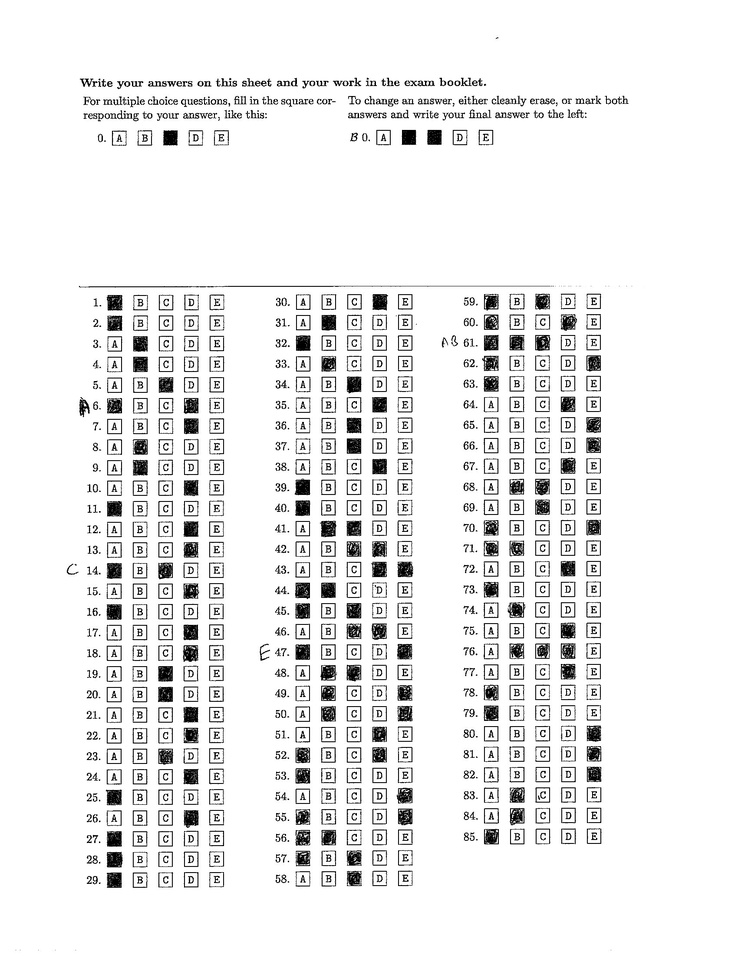
#> input picture Project1/test-images/b-13.jpg, 738 x 956 px, shrunk from 1700 x 2200 before the run
$ python kernel_exp.py
#> lines starting #> are read from the running program, lines starting #| are printed output that depends on the picture
import copy
import math
import sys
from PIL import Image
from matplotlib import pyplot as plt
import numpy as np

option_box_height = 35
option_box_width = 33
inter_option_box_width = 60
inter_option_box_height = 48
question_error_threshold_width_avg = 3
question_error_threshold_pt = 2
selection_threshold = -170000
custom_text_width = 60
custom_ans_act_limit = 514000
custom_text_dist_option = 120
option_idx = {l:i for i, l in enumerate("ABCDE")}

def get_gauss_dist(x_val, sigma):
    return math.exp(-((x_val / sigma) ** 2) / 2) / sigma

# [15 lines left out: functions detail_kernel, sharpen_kernel, not called in this run]

def get_option_kernel():
    ker = np.zeros((option_box_height,option_box_width))
    ker[:2,:] = -1
    ker[:,:2] = -1
    ker[:,-2:] = -1
    ker[-2:,:] = -1
    return ker

# [11 lines left out: function create_gaussian_kernel, not called in this run]

def apply_kernel_all_channels(img_arr, kernel, channel_first = True):
    if len(img_arr.shape) == 2:
        return apply_kernel(img_arr,  kernel)
    channel_dim = 0 if channel_first else -1
    result = None #np.expand_dims(np.zeros((img_arr.shape[0 + channel_first]+1-kernel.shape[0] , img_arr.shape[1+channel_first]+1-kernel.shape[1])), axis = channel_dim)
    for i in range(img_arr.shape[0] if channel_first else img_arr.shape[-1]):
        channel_arr = img_arr[i] if channel_first else img_arr[...,i]
        if i != 0:
            result = np.concatenate((result, np.expand_dims(apply_kernel(channel_arr, kernel), axis=channel_dim)), axis = channel_dim)
        else:
            result = np.expand_dims(apply_kernel(channel_arr, kernel), axis = channel_dim)
    return result

def apply_kernel(img_arr, kernel):
    result = np.zeros((img_arr.shape[0]+1-kernel.shape[0], img_arr.shape[1]+1-kernel.shape[1]))
    for i in range(img_arr.shape[0] + 1 - kernel.shape[0]):
        for j in range(img_arr.shape[1] + 1 - kernel.shape[1]):
            result[i,j] = np.sum(img_arr[i:i+kernel.shape[0], j:j+kernel.shape[1]] * kernel)
    return result

def get_x_y_from_flatten_arr(idxes, shap):
    x_vals = (idxes / shap[1]).astype(int)
    y_vals = idxes - x_vals * shap[1]
    return x_vals, y_vals

def check_proximity(val_dict, x, y, val_range, exlusive_search = True):
    for i in range(x-val_range, x+val_range+1):
        for j in range(y-val_range, y+val_range+1):
            if exlusive_search and i == x and j == y:
                continue
            if i in val_dict and j in val_dict[i]:
                return True
    return False

def get_value_dict(x_vals, y_vals):
    val_dict = {}
    for x, y in zip(x_vals, y_vals):
        if x not in val_dict:
            val_dict[x] = {}
        if y not in val_dict[x]:
            val_dict[x][y] = 1
    return val_dict

def get_all_points_horizontal(x, val_dict):
    all_points = []
    for x in range(x, x + 10):
        if x in val_dict:
            for y in val_dict[x]:
                all_points.append((x, y))
    return all_points

def is_point_a_question(x, y, all_points):
    total_pt_fount = 0
    total_width_error = 0
    y_width = inter_option_box_width
    option_points = [(x,y, True)]

    pre_pt = y + y_width
    for i in range(4):
        # Find a point, if not found, create an imaginary point.
        pt_found = False
        for point in all_points:
            if point[1] >= (pre_pt - 4) and point[1] <= (pre_pt + 4):
                total_width_error += abs(point[1] - pre_pt)
                pre_pt = point[1] + y_width
                total_pt_fount += 1
                pt_found = True
                option_points.append((point[0], point[1], True))
                break
        if not pt_found:
            option_points.append((x, pre_pt, False))
            pre_pt += y_width
    return ((total_pt_fount >= question_error_threshold_pt) and ((total_width_error/total_pt_fount) <= question_error_threshold_width_avg)), \
            option_points

#Returns top line and error
# [18 lines left out: function get_top_line, not called in this run]


def get_top_not_in_proximity(x_vals, y_vals, k, proximity = 10):
    val_dict = get_value_dict(x_vals, y_vals)

    removed_x, removed_y = [], []
    filter_x, filter_y = [], []
    for x,y in zip(x_vals, y_vals):
        if check_proximity(val_dict, x,y,proximity):
            removed_x.append(x)
            removed_y.append(y)
            del val_dict[x][y]
            continue
        filter_x.append(x)
        filter_y.append(y)

        if len(filter_y) == k:
            break
    return np.array(filter_x), np.array(filter_y), np.array(removed_x), np.array(removed_y)

# [7 lines left out: function is_closer, not called in this run]

def delete_val_dict_pair(val_dict, x, y):
    del val_dict[x][y]
    if len(val_dict[x]) == 0:
        del val_dict[x]

# [69 lines left out: functions init_group, check_if_belongs_to_group, shift_options, readjust_group, not called in this run]

def add_to_group(group, options):
    group["all_options"].append(options)
    group["last_x"] = options[0][0]

def group_questions(q_begs):
    vertical_groups = []

    for x in sorted(q_begs.keys()):
        for y in sorted(q_begs[x].keys()):
            belongs, group, need_adj = check_if_belongs_to_group(q_begs[x][y], vertical_groups)
            if belongs:
                if need_adj:
                    g, temp1, new_options = readjust_group(group, q_begs[x][y])
                    add_to_group(group, new_options)
                else:
                    add_to_group(group, q_begs[x][y])
            else:
                new_group = init_group(q_begs[x][y])
                vertical_groups.append(new_group)

    return vertical_groups

# [34 lines left out: functions are_group_combineable, create_imag_rows, merge_groups, not called in this run]

def combine_groups(vertical_groups):
    for i, gp1 in enumerate(vertical_groups):
        for j, gp2 in enumerate(vertical_groups):
            if (i == j) or "invalid" in gp1 or "invalid" in gp2:
                continue
            should_combine, mis_row, need_adj = are_group_combineable(gp1, gp2)
            if should_combine:
                print(f"Combining...{i}_{j}")
                gp2["invalid"] = True
                if need_adj:
                    print(f"adjusting...{i}_{j}")
                    if gp1["all_options"][-1][0][1] > gp2["all_options"][0][0][1]:
                        temp0, temp1, temp2 = readjust_group(gp1, gp2["all_options"][0])
                    else:
                        temp0, temp1, temp2 = readjust_group(gp2, gp1["all_options"][-1])
                merge_groups(gp1, gp2, mis_row)
    return [gp for gp in vertical_groups if "invalid" not in gp]

# Takes in non-max suppressed x and y values
def find_all_questions_beginings(x_vals, y_vals):
    val_dict = get_value_dict(x_vals, y_vals)
    running_val_dict = copy.deepcopy(val_dict)
    total_rem_points = len(x_vals)
    question_beg = {} #x:[y]

    while total_rem_points > 0:
        min_x = min(running_val_dict.keys())
        all_points_min_x = get_all_points_horizontal(min_x, running_val_dict)
        min_y = min([pt[1] for pt in all_points_min_x])
        min_x = min([pt[0] for pt in all_points_min_x if pt[1] == min_y])

        is_q, option_points = is_point_a_question(min_x, min_y, all_points_min_x)
        if is_q:
            if min_x not in question_beg:
                question_beg[min_x] = {}
            if min_y not in question_beg[min_x]:
                question_beg[min_x][min_y] = option_points

            # Remove all points
            for pt in option_points:
                if pt[2]:
                    total_rem_points -= 1
                    delete_val_dict_pair(running_val_dict, *pt[:2])
        else:
            total_rem_points -= 1
            delete_val_dict_pair(running_val_dict, min_x, min_y)
    return question_beg

def get_selected_option_kernel():
    return np.full((option_box_height, option_box_width), -1)

# [6 lines left out: function get_selected_options, not called in this run]

def read_ground_truths(filename, st_answer = False):
    gd_truth = [[False for i in range(5)]for i in range(85)]
    custom_answer_idxes = []
    with open(filename, "r") as f:
        lines = f.readlines()
    for i, line in enumerate(lines):
        ans = line.split()
        op_list = [False] * 5
        for op in ans[1]:
            op_list[option_idx[op]] = True
        if st_answer and len(ans) == 3 and ans[2] == "x":
            custom_answer_idxes.append(i)

        gd_truth[int(ans[0]) - 1] = op_list
    if st_answer:
        return gd_truth, custom_answer_idxes
    return gd_truth

# [30 lines left out: function perform_selected_option_analytics, not called in this run]

def get_question_marker_arr(groups):
    filtered_gps = []
    for i in range(len(groups)):
        if len(groups[i]["all_options"]) < 2:
            continue
        filtered_gps.append(groups[i])
    y_vals = [int(gp["all_options"][0][0][1]) for gp in filtered_gps]
    sorted_y = sorted(y_vals)
    marker_arr = []
    for y_val in sorted_y:
        idx = y_vals.index(y_val)
        sel_group = filtered_gps[idx]
        for op_list in sel_group["all_options"]:
            op_markers = []
            for op in op_list:
                op_markers.append(op[:2])
            marker_arr.append(op_markers)
    return marker_arr

def get_sel_q_markers(img_arr, q_markers):
    q_ker_vals = []
    sel_lists = []
    for q_marker in q_markers:
        sel_list, ker_vals = get_selected_options(img_arr, q_marker)
        q_ker_vals.append(ker_vals)
        sel_lists.append(sel_list)
    return q_ker_vals, sel_lists

def get_hand_writing_kernel():
    return np.ones((option_box_height, custom_text_width))

# [5 lines left out: function check_if_custom_answer, not called in this run]

def find_all_custom_answers(img_arr, q_markers, gd_truths):
    custom_answer_idxes = []
    act_vals = []
    for i, gd_truth in enumerate(gd_truths):
        is_custom, act_val = check_if_custom_answer(q_markers[i], img_arr)
        act_vals.append(act_val)
        # if sum(gd_truth) > 1:
        if is_custom:
            custom_answer_idxes.append(i)
    return custom_answer_idxes, act_vals

def putting_it_all_together(img_arr, gd_truths, st_answers):
    kernel = get_option_kernel()
    det_img = apply_kernel_all_channels(img_arr, kernel, False)

    # vals, idxes = torch.topk(torch.from_numpy(det_img).view(-1), 1000, sorted=True)
    idxes = np.argpartition(det_img.reshape(-1), -1000)[-1000:]
    idxes = idxes[np.argsort(-det_img.reshape(-1)[idxes])]

    x_vals, y_vals = get_x_y_from_flatten_arr(idxes, det_img.shape)
    x_vals, y_vals, rem_x, rem_y = get_top_not_in_proximity(x_vals, y_vals, 435)

    q_beg = find_all_questions_beginings(x_vals, y_vals)

    all_vertical_groups = group_questions(q_beg)
    all_vertical_groups = combine_groups(all_vertical_groups)

    q_markers = get_question_marker_arr(all_vertical_groups)
    all_kernel_vals, all_sel_vals = get_sel_q_markers(img_arr, q_markers)

    custom_ans_idxes, act_vals = find_all_custom_answers(img_arr, q_markers, all_sel_vals)
    if len(custom_ans_idxes) == len(st_answers):
        if (np.array(sorted(custom_ans_idxes)) == np.array(sorted(st_answers))).sum() == len(custom_ans_idxes):
            print("All custom answers found.")
        else:
            print("Did not find all custom answer")
    else:
        print("Did not find all custom answer")

    st_act_vals = []
    no_st_act_vals = []
    for i, act_val in enumerate(act_vals):
        if i in st_answers:
            if int(act_val) == 535500:
                print(f"max idx: {i}")
            st_act_vals.append(act_val)
        else:
            no_st_act_vals.append(act_val)

    print(f"min no st: {min(no_st_act_vals)}")
    print(f"max no st: {max(no_st_act_vals)}")
    print(f"min st: {min(st_act_vals) if  len(st_act_vals) > 0 else 0}")
    print(f"max st: {max(st_act_vals) if  len(st_act_vals) > 0 else 0}")

    if (np.array(gd_truths) == np.array(all_sel_vals)).sum() == 425:
        print("Parsed all correctly.")
    else:
        print("Could not parse all correctly.")

    sel_min_max, un_sel_min_max, sel_all_min, sel_all_max, unsel_all_min, unsel_all_max, sel_idxes, un_sel_idxes = perform_selected_option_analytics(all_kernel_vals, gd_truths, q_markers)
    print(sel_min_max)
    print(un_sel_min_max)
    print(sel_all_min)
    print(sel_all_max)
    print(unsel_all_min)
    print(unsel_all_max)
    print(sel_idxes)
    print(un_sel_idxes)

if __name__ == '__main__':

    img = Image.open("test-images/b-13.jpg")
#> img is the input picture: PIL image 738x956 L; min 0, max 255, mean 236.4
    if img.mode == "RGBA":
        img_arr = np.asarray(img)[..., :3]
    else:
        img_arr = np.asarray(img)

    gd_truth, st_answers = read_ground_truths("test-images/b-13_groundtruth.txt", st_answer=True)
#> (reads Project1/test-images/b-13_groundtruth.txt from the repository)
    putting_it_all_together(img_arr, gd_truth, st_answers)
#> after the loop in apply_kernel, `for i in range(img_arr.shape[0] + 1 - kernel.shape[0]):`:
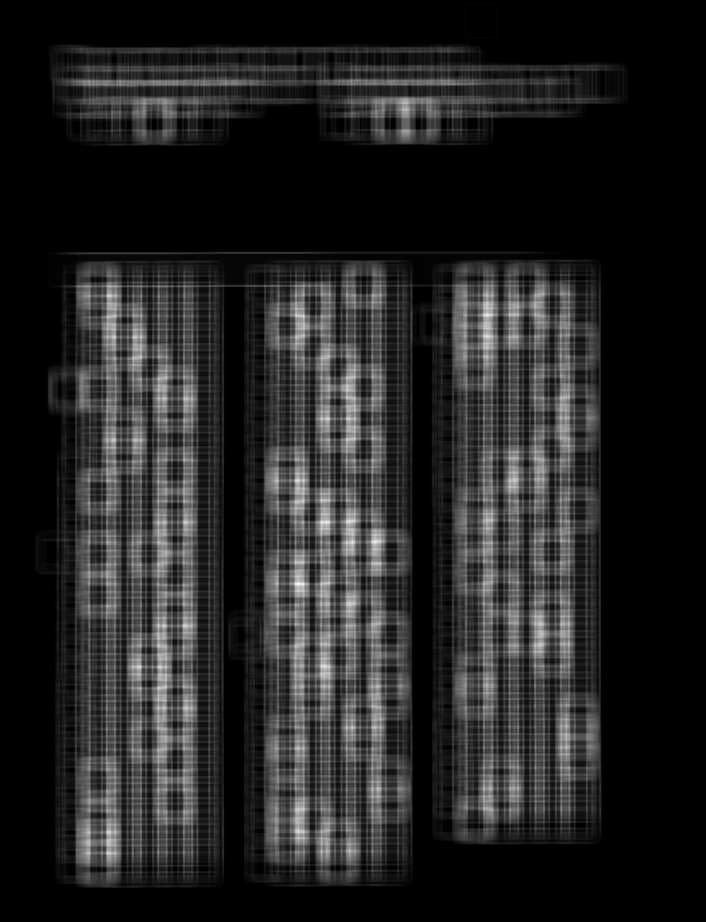
#> result: shape (922, 706) float64; min -65280, max -28109, mean -60132; drawn with min black and max white
#> in putting_it_all_together, `idxes = np.argpartition(det_img.reshape(-1), -1000)[-1000:]`: idxes = 1000 values, max 603031 at index 395, min 207672 at index 38, mean 382328.9
#> in putting_it_all_together, `idxes = idxes[np.argsort(-det_img.reshape(-1)[idxes])]`: idxes = 1000 values, max 603031 at index 666, min 207672 at index 959, mean 382328.9
#> in get_x_y_from_flatten_arr, `x_vals = (idxes / shap[1]).astype(int)`: x_vals = 1000 values, max 854 at index 666, min 294 at index 959, mean 541.1
#> in get_x_y_from_flatten_arr, `y_vals = idxes - x_vals * shap[1]`: y_vals = 1000 values, max 566 at index 992, min 88 at index 892, mean 314.4
#> the loop in get_value_dict, `for x, y in zip(x_vals, y_vals):` made 1000 passes
#> (x, y) on passes 1 to 3: (583, 298), (584, 298), (522, 321)
#> after the loop in get_value_dict, `for x, y in zip(x_vals, y_vals):`: val_dict = 201 items
#> the loop in get_top_not_in_proximity, `for x,y in zip(x_vals, y_vals):` made 1000 passes
#> after the loop in get_top_not_in_proximity, `for x,y in zip(x_vals, y_vals):`: filter_x = 77 values, max 853 at index 41, min 294 at index 48, mean 555.3; filter_y = 77 values, max 566 at index 69, min 88 at index 27, mean 294.9; removed_x = 923 values, max 854 at index 665, min 294 at index 914, mean 539.9; removed_y = 923 values, max 561 at index 538, min 89 at index 716, mean 316.1
#> in putting_it_all_together, `x_vals, y_vals, rem_x, rem_y = get_top_not_in_proximity(x_vals, y_vals..`: x_vals has the same summary as filter_x in get_top_not_in_proximity; y_vals has the same summary as filter_y in get_top_not_in_proximity; rem_x has the same summary as removed_x in get_top_not_in_proximity; rem_y has the same summary as removed_y in get_top_not_in_proximity
#> the loop in get_value_dict (call 2), `for x, y in zip(x_vals, y_vals):` made 77 passes
#> (x, y) on passes 1 to 12: (397, 561), (583, 277), (356, 141), (686, 377), (563, 374), (748, 297), (523, 186), (398, 165), (458, 535), (727, 372), (439, 112), (473, 303)
#> in find_all_questions_beginings, `val_dict = get_value_dict(x_vals, y_vals)`: val_dict = 67 items
#> in find_all_questions_beginings, `total_rem_points = len(x_vals)`: total_rem_points = 77
#> the loop in find_all_questions_beginings, `while total_rem_points > 0:` made 77 passes
#> (all_points_min_x, min_y, total_rem_points) on passes 1, 3, 4, 6, 7, 9, 10, 11, 14, 16, 17, 19: ([(294, 110), (295, 486)], 110, 76), ([(313, 491), (314, 513), (317, 108)], 108, 74), ([(313, 491), (314, 513)], 491, 73), ([(325, 304), (327, 487)], 304, 71), ([(327, 487), (336, 134)], 134, 70), ([(338, 114), (343, 296)], 114, 68), ([(343, 296), (348, 484)], 296, 67), ([(348, 484), (356, 141)], 141, 66), ([(378, 159), (387, 346)], 159, 63), ([(397, 561), (398, 165), (399, 186)], 165, 61), ([(397, 561), (399, 186)], 186, 60), ([(409, 354), (417, 321)], 321, 58)
#> (min_y, total_rem_points) on passes 2, 5, 8, 12, 13, 15: (486, 75), (513, 72), (487, 69), (484, 65), (322, 64), (346, 62)
#> (the run stopped early here; a loop or call above may not have finished)
